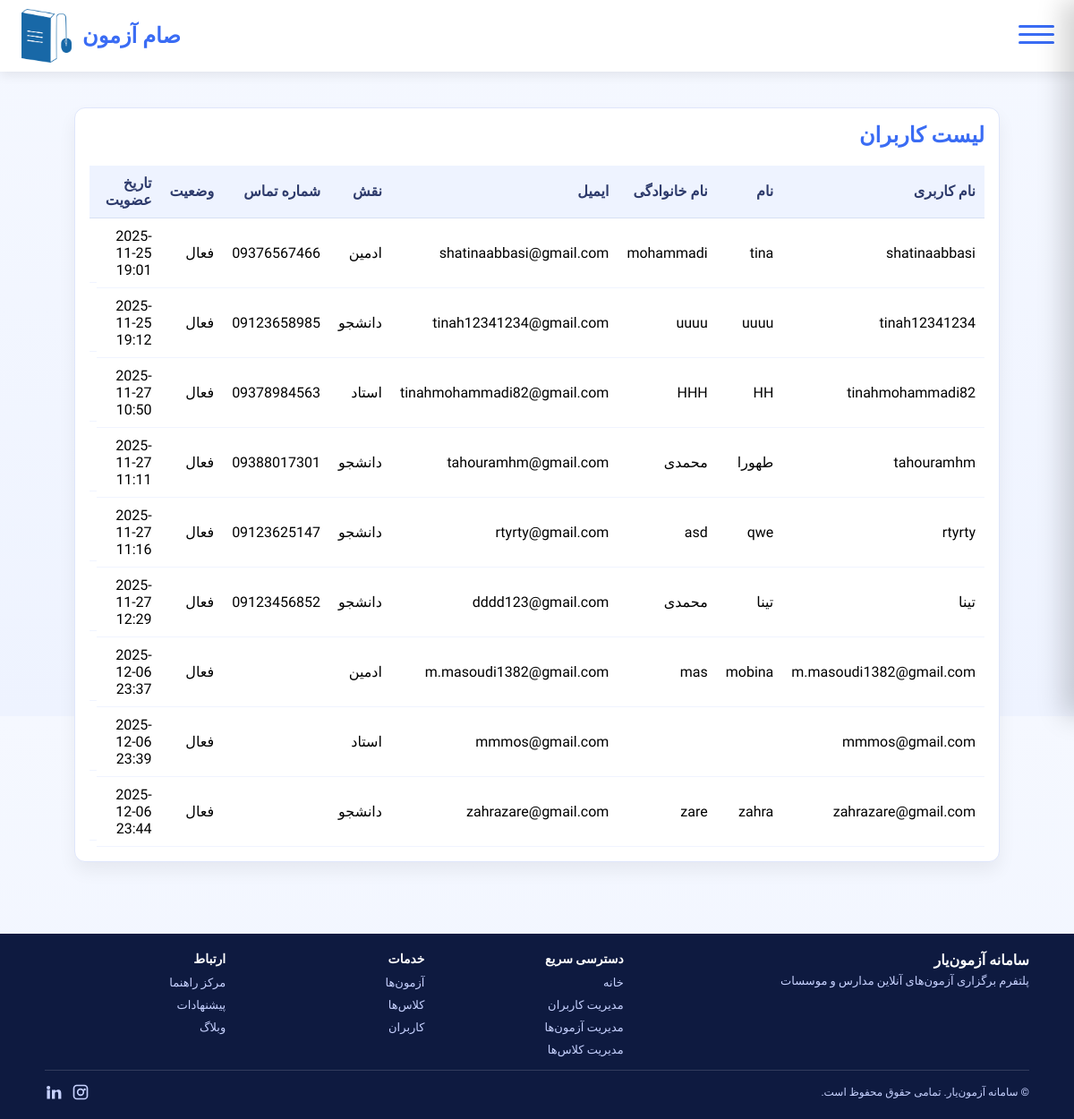
Page /accounts/users/ (signed in) on the earlier database version.
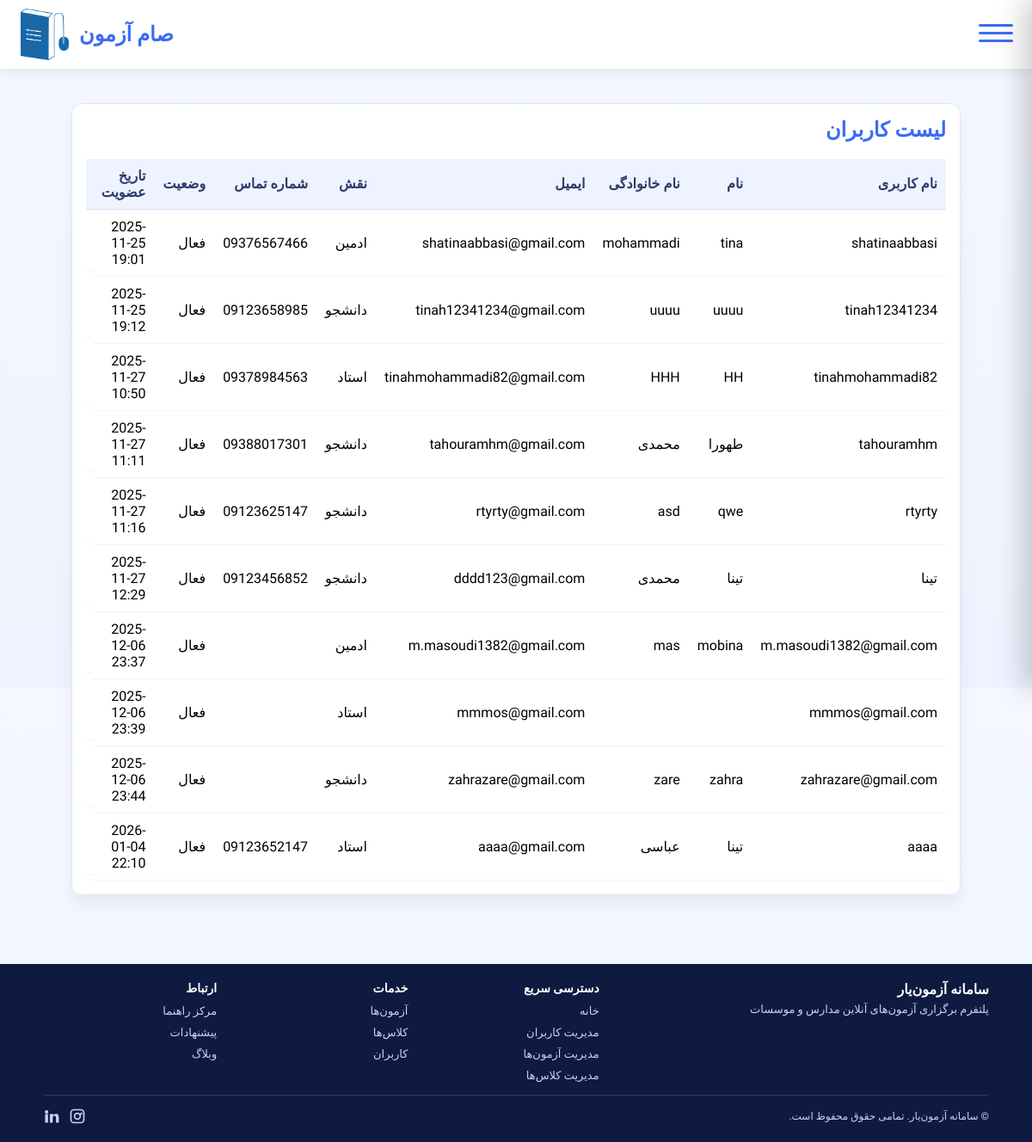
Same page on the later database version.
### accounts/models.py (models this page shows, shortened)
class User(AbstractUser):
    email = models.EmailField(unique=True)
    role = models.ForeignKey(Role, on_delete=models.SET_NULL, null=True, blank=True)
    class Meta:
        verbose_name = "کاربر"
        verbose_name_plural = "کاربران"

class Role(models.Model):
    code = models.CharField(max_length=30, unique=True)
    name = models.CharField(max_length=50)
    description = models.TextField(blank=True)
    class Meta:
        verbose_name = "نقش"
        verbose_name_plural = "نقش‌ها"

class Profile(models.Model):
    user = models.OneToOneField(settings.AUTH_USER_MODEL, on_delete=models.CASCADE, related_name='profile')
    phone = models.CharField(max_length=20, blank=True)
    class Meta:
        verbose_name = "پروفایل"
        verbose_name_plural = "پروفایل‌ها"

### accounts/views.py (the view)
# urls.py: path('users/', UsersListView.as_view(), name='users'),
@method_decorator(login_required, name="dispatch")
class UsersListView(TemplateView):
    template_name = "accounts/users_list.html"
    def dispatch(self, request, *args, **kwargs):
        u = request.user
        is_admin = (getattr(getattr(u, 'role', None), 'code', '') == 'admin')
        if not is_admin:
            return redirect('profile')
        return super().dispatch(request, *args, **kwargs)
    def get_context_data(self, **kwargs):
        ctx = super().get_context_data(**kwargs)
        ctx['users'] = User.objects.select_related('role', 'profile').all()
        ctx['roles'] = list(Role.objects.filter(code__in=['admin','student','instructor']))
        return ctx

### templates/accounts/users_list.html (shortened to what this page needs)
{% extends "base.html" %}
{% block body_class %}users{% endblock %}
{% block content %}
<section style="max-width:1000px;margin:24px auto;padding:16px;background:#fff;border:1px solid #dfe6fb;border-radius:12px;box-shadow:0 10px 20px rgba(0,0,0,0.06)">
  <h2 style="margin-top:0;color:#3A6CF4;font-weight:800">لیست کاربران</h2>
  <div style="overflow-x:auto">
    <table style="width:100%;border-collapse:collapse">
      <thead>
        <tr style="background:#eef3ff;color:#2d3a6b">
          <th style="text-align:right;padding:10px;border-bottom:1px solid #d7e0f3">نام کاربری</th>
          <th style="text-align:right;padding:10px;border-bottom:1px solid #d7e0f3">نام</th>
          <th style="text-align:right;padding:10px;border-bottom:1px solid #d7e0f3">نام خانوادگی</th>
          <th style="text-align:right;padding:10px;border-bottom:1px solid #d7e0f3">ایمیل</th>
          <th style="text-align:right;padding:10px;border-bottom:1px solid #d7e0f3">نقش</th>
          <th style="text-align:right;padding:10px;border-bottom:1px solid #d7e0f3">شماره تماس</th>
          <th style="text-align:right;padding:10px;border-bottom:1px solid #d7e0f3">وضعیت</th>
          <th style="text-align:right;padding:10px;border-bottom:1px solid #d7e0f3">تاریخ عضویت</th>
          <th style="text-align:right;padding:10px;border-bottom:1px solid #d7e0f3">اقدامات</th>
        </tr>
      </thead>
      <tbody>
        {% for u in users %}
        <tr>
          <td style="padding:10px;border-bottom:1px solid #f0f4ff">{{ u.username }}</td>
          <td style="padding:10px;border-bottom:1px solid #f0f4ff">{{ u.first_name }}</td>
          <td style="padding:10px;border-bottom:1px solid #f0f4ff">{{ u.last_name }}</td>
          <td style="padding:10px;border-bottom:1px solid #f0f4ff">{{ u.email }}</td>
          <td style="padding:10px;border-bottom:1px solid #f0f4ff">{{ u.role.name|default:"" }}</td>
          <td style="padding:10px;border-bottom:1px solid #f0f4ff">{% if u.profile %}{{ u.profile.phone }}{% endif %}</td>
          <td style="padding:10px;border-bottom:1px solid #f0f4ff">{% if u.is_active %}فعال{% else %}غیرفعال{% endif %}</td>
          <td style="padding:10px;border-bottom:1px solid #f0f4ff">{{ u.date_joined|date:"Y-m-d H:i" }}</td>
          <td class="actions" style="padding:10px;border-bottom:1px solid #f0f4ff; white-space:nowrap">
          </td>
        </tr>
        {% empty %}
        <tr>
          <td colspan="8" style="padding:12px;text-align:center;color:#6b7aa6">هیچ کاربری یافت نشد</td>
        </tr>
        {% endfor %}
      </tbody>
    </table>
  </div>
</section>
{% endblock %}

Differences in the rows shown:
added User: username "aaaa", first_name "تینا", last_name "عباسی", email "aaaa@gmail.com", role.name "استاد", profile.phone "09123652147", is_active "فعال", date_joined "2026-01-04 22:10"
